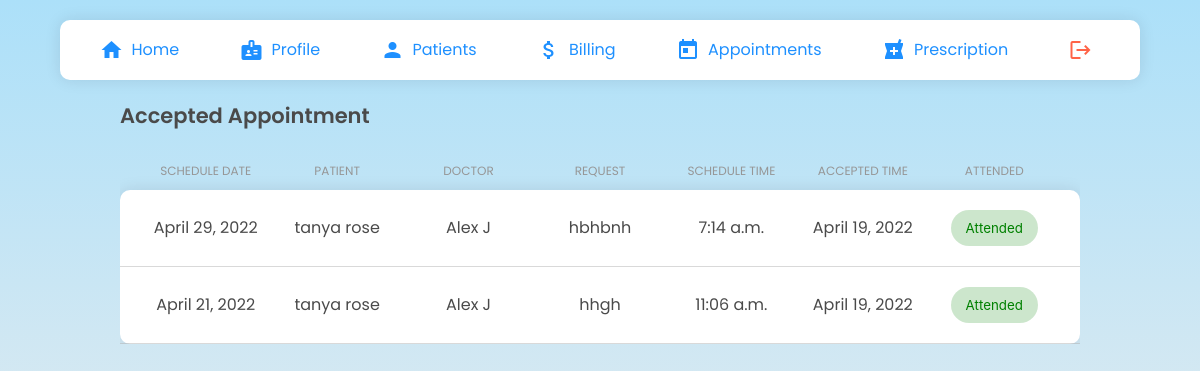
/doctors/attend_apt/ (signed in), run on an earlier commit of the app's database.
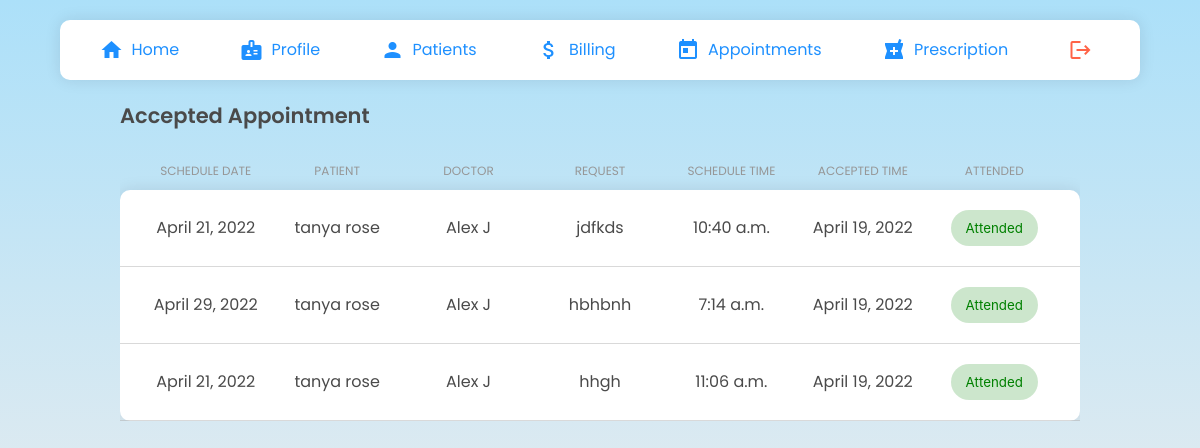
And on a later commit of the database.
### clinic/models.py (models this page shows, shortened)
class Schedule(models.Model):
    STATUS = ( ('Confirmed','Confirmed'), ('Pending','Pending'))
    scheduleDate = models.DateField(validators =  [MinValueValidator(datetime.date.today), MaxValueValidator(datetime.date.today() + datetime.timedelta(days=14))])
    scheduleTime = models.TimeField(blank=True, null=True, validators=[MinValueValidator(datetime.time(10,0,0)), MaxValueValidator(datetime.time(18,0,0))])
    accepted = models.BooleanField(default=False)
    accepted_date = models.DateField(auto_now_add=False, null=True, blank=True)
    request = models.TextField(blank=True)
    status = models.CharField(null=True, max_length=10, choices=STATUS,blank=True)
    patient =  models.ForeignKey('patients.Patient', null=True, on_delete= models.CASCADE)
    doctor = models.ForeignKey('doctors.Doctors', null=True, on_delete=models.CASCADE)
    date_created= models.DateTimeField(auto_now_add=True, null=True)
    class Meta:
        ordering = ["-date_created"]

### patients/models.py (models this page shows, shortened)
class Patient(models.Model):
    user = models.OneToOneField(User, on_delete= models.CASCADE, primary_key= True)
    pname=models.CharField(max_length=200, null=True)
    age=models.CharField(max_length=4, null=True)
    gender= models.CharField(max_length=6, null=True)
    email=models.CharField(max_length=200, null=True)
    address= models.CharField(max_length=500, null=True)
    phone_regex = RegexValidator( regex = r'^\+?1?\d{9,10}$', message ="Phone number must be entered in the format +919999999999. Up to 10 digits allowed.")
    phone = models.CharField('Phone',validators =[phone_regex], max_length=10, unique = True,null=True)
    date_created= models.DateTimeField(auto_now_add=True, null=True)

### doctors/models.py (models this page shows, shortened)
class Doctors(models.Model):
    ROLE = (
			('Doctor', 'Doctor'),
			('Staff', 'Staff'),
			)
    user = models.OneToOneField(User, on_delete= models.CASCADE, primary_key= True)
    dname = models.CharField(max_length=200, null=True)
    phone = models.CharField(max_length=200, null=True)
    email = models.CharField(max_length=200, null=True)
    date_created = models.DateTimeField(auto_now_add=True, null=True)
    gender= models.CharField(max_length=200, null=True)
    role = models.CharField(max_length=200, null=True,choices=ROLE)
    specialisation = models.CharField(max_length=200, null=True)
    address= models.CharField(max_length=200, null=True)

### doctors/views.py (the view, shortened to what this page needs)
# urls.py: path('attend_apt/', Attendedapt.as_view(),name="atdapt"),
class Attendedapt(LoginRequiredMixin,ListView):
    template_name = "doctors/attend_apt.html"
    model = Schedule
    context_object_name= "apt"
    def get_context_data(self,*args, **kwargs):
        context= super().get_context_data(**kwargs)
        apt = Schedule.objects.all()
        context.update({
            "title":"Manage Appointment"
        })
        return context

### doctors/templates/doctors/attend_apt.html (shortened to what this page needs)
{% extends 'doctors/navbar.html' %} {% load static %} {% block head %}
<link rel="stylesheet" type="text/css" href="{% static 'css/manage.css' %}" />
<link rel="stylesheet" type="text/css" href="{% static 'css/components.css' %}" />
{% endblock %} {% block content %}
<div class="manageMain">
  <div class="adcTableContainer">
    <h3>Accepted Appointment</h3>
    <div class="adcTable">
      <div class="adcRow adcHead">
        <div class="adcCell">Schedule Date</div>
        <div class="adcCell">Patient</div>
        <div class="adcCell">Doctor</div>
        <div class="adcCell">Request</div>
        <div class="adcCell">Schedule Time</div>
        <div class="adcCell">Accepted Time</div>
        <div class="adcCell">Attended</div>
      </div>
      <div class="adcRowBody">
        {% for i in apt %}
            {% if i.accepted == True %}
            <div class="adcRow">
                <div class="adcCell">{{i.scheduleDate}}</div>
                <div class="adcCell">{{i.patient.pname}}</div>
                <div class="adcCell">{{i.doctor.dname}}</div>
                <div class="adcCell">{{i.request}}</div>
                <div class="adcCell">{{i.scheduleTime}}</div>
                <div class="adcCell">{{i.accepted_date}}</div>
                <div class="adcCell">
                  <form action="" method="post">
                      <input class="adcTag" type="submit" name="Accept" value="Attended" /></td>
                  </form>
              </div>
            </div>
            {% endif %}
        {% endfor %}
      </div>
    </div>
  </div>
</div>
    {% endblock %}

What changed in the data, as far as the page shows it:
added Schedule: scheduleDate "April 21, 2022", patient.pname "tanya rose", doctor.dname "Alex J", request "jdfkds", scheduleTime "10:40 a.m.", accepted_date "April 19, 2022"
